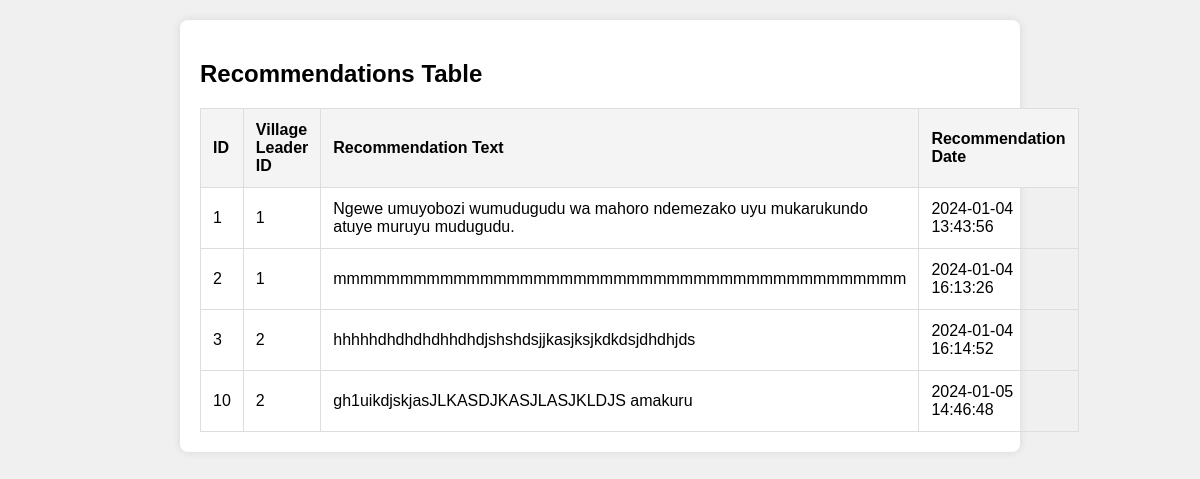
The page /recommendition.php on the database its author committed.
### tables this page shows
CREATE TABLE `recommendations` (
  `id` int(11) NOT NULL,
  `village_leader_id` int(11) DEFAULT NULL,
  `recommendation_text` text DEFAULT NULL,
  `recommendation_date` timestamp NOT NULL DEFAULT current_timestamp(),
  `is_approved` tinyint(1) DEFAULT 0,
  `approve_cell_leader` varchar(255) DEFAULT NULL,
  `approved_sector_leader` tinyint(1) DEFAULT NULL,
  `cell_leader_id` int(11) DEFAULT NULL,
  `approve_sector_leader` varchar(255) DEFAULT NULL,
  `approve_village_leader` varchar(255) DEFAULT NULL,
  `role` varchar(255) NOT NULL
);

### recommendition.php (the view, shortened to what this page needs)
<?php
$servername = "localhost";
$username = "root";
$password = "";
$dbname = "itrs";
$conn = new mysqli($servername, $username, $password, $dbname);
$sql = "SELECT * FROM recommendations";
$result = $conn->query($sql);
?>
<!DOCTYPE html>
<html lang="en">
<head>
</head>
<body>
    <div class="recommendations-table">
        <h2>Recommendations Table</h2>
        <?php
        if ($result->num_rows > 0) {
            echo "<table>";
            echo "<thead><tr><th>ID</th><th>Village Leader ID</th><th>Recommendation Text</th><th>Recommendation Date</th></tr></thead>";
            echo "<tbody>";
            while ($row = $result->fetch_assoc()) {
                echo "<tr>";
                echo "<td>" . $row["id"] . "</td>";
                echo "<td>" . $row["village_leader_id"] . "</td>";
                echo "<td>" . $row["recommendation_text"] . "</td>";
                echo "<td>" . $row["recommendation_date"] . "</td>";
                echo "</tr>";
            }
            echo "</tbody></table>";
        } else {
            echo "No recommendations found.";
        }
        ?>
    </div>
</body>
</html>

### recommendition.php (style rules this page uses)
body { font-family: 'Arial', sans-serif; background-color: #f0f0f0; margin: 0; padding: 0; }
.recommendations-table { max-width: 800px; margin: 20px auto; padding: 20px; background-color: #fff; border-radius: 8px; box-shadow: 0 0 10px rgba(0, 0, 0, 0.1); }
table { width: 100%; border-collapse: collapse; margin-top: 20px; }
th, td { padding: 12px; border: 1px solid #ddd; text-align: left; }
th { background-color: #f4f4f4; }

### rows shown on the page
recommendations: id "1", village_leader "1", recommendation_text "Ngewe umuyobozi wumudugudu wa mahoro ndemezako uyu mukarukundo atuye muruyu mudugudu.", recommendation_date "2024-01-04 13:43:56"
recommendations: id "2", village_leader "1", recommendation_text "mmmmmmmmmmmmmmmmmmmmmmmmmmmmmmmmmmmmmmmmmmm", recommendation_date "2024-01-04 16:13:26"
recommendations: id "3", village_leader "2", recommendation_text "hhhhhdhdhdhdhhdhdjshshdsjjkasjksjkdkdsjdhdhjds", recommendation_date "2024-01-04 16:14:52"
recommendations: id "10", village_leader "2", recommendation_text "gh1uikdjskjasJLKASDJKASJLASJKLDJS amakuru", recommendation_date "2024-01-05 14:46:48"
